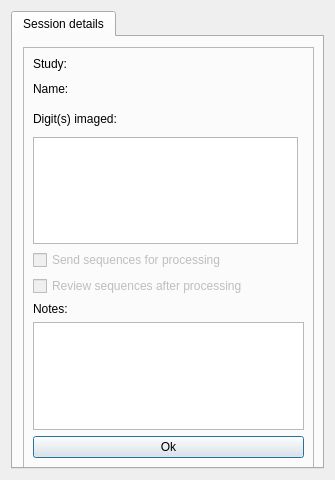
<?xml version="1.0" encoding="UTF-8"?>
<ui version="4.0">
 <class>end_sessionDialog</class>
 <widget class="QDialog" name="end_sessionDialog">
  <property name="geometry">
   <rect>
    <x>0</x>
    <y>0</y>
    <width>335</width>
    <height>480</height>
   </rect>
  </property>
  <property name="windowTitle">
   <string>Finalise session:</string>
  </property>
  <property name="modal">
   <bool>true</bool>
  </property>
  <layout class="QVBoxLayout" name="verticalLayout">
   <item>
    <widget class="QTabWidget" name="tabWidget">
     <property name="currentIndex">
      <number>0</number>
     </property>
     <widget class="QWidget" name="searchPage">
      <attribute name="title">
       <string>Session details</string>
      </attribute>
      <widget class="QFrame" name="frame">
       <property name="geometry">
        <rect>
         <x>10</x>
         <y>10</y>
         <width>291</width>
         <height>421</height>
        </rect>
       </property>
       <property name="frameShape">
        <enum>QFrame::StyledPanel</enum>
       </property>
       <property name="frameShadow">
        <enum>QFrame::Raised</enum>
       </property>
       <layout class="QGridLayout" name="gridLayout_4">
        <item row="1" column="0">
         <widget class="QLabel" name="nameLabel">
          <property name="minimumSize">
           <size>
            <width>80</width>
            <height>24</height>
           </size>
          </property>
          <property name="text">
           <string>Name:</string>
          </property>
         </widget>
        </item>
        <item row="8" column="0" colspan="2">
         <widget class="QPushButton" name="endSessionButton">
          <property name="text">
           <string>Ok</string>
          </property>
         </widget>
        </item>
        <item row="6" column="0">
         <widget class="QLabel" name="label">
          <property name="text">
           <string>Notes:</string>
          </property>
         </widget>
        </item>
        <item row="7" column="0" colspan="2">
         <widget class="QPlainTextEdit" name="sessionNotesPlainTextEdit"/>
        </item>
        <item row="0" column="0">
         <widget class="QLabel" name="studyLabel">
          <property name="text">
           <string>Study:</string>
          </property>
         </widget>
        </item>
        <item row="2" column="0">
         <widget class="QLabel" name="findDigitLabel">
          <property name="minimumSize">
           <size>
            <width>0</width>
            <height>24</height>
           </size>
          </property>
          <property name="text">
           <string>Digit(s) imaged:</string>
          </property>
         </widget>
        </item>
        <item row="3" column="0">
         <widget class="QTextEdit" name="summaryTextEdit">
          <property name="readOnly">
           <bool>true</bool>
          </property>
         </widget>
        </item>
        <item row="4" column="0">
         <widget class="QCheckBox" name="processingCheckBox">
          <property name="enabled">
           <bool>false</bool>
          </property>
          <property name="text">
           <string>Send sequences for processing</string>
          </property>
          <property name="checked">
           <bool>false</bool>
          </property>
         </widget>
        </item>
        <item row="5" column="0">
         <widget class="QCheckBox" name="reviewCheckBox">
          <property name="enabled">
           <bool>false</bool>
          </property>
          <property name="text">
           <string>Review sequences after processing</string>
          </property>
          <property name="checked">
           <bool>false</bool>
          </property>
         </widget>
        </item>
       </layout>
      </widget>
     </widget>
    </widget>
   </item>
  </layout>
 </widget>
 <resources/>
 <connections/>
</ui>
